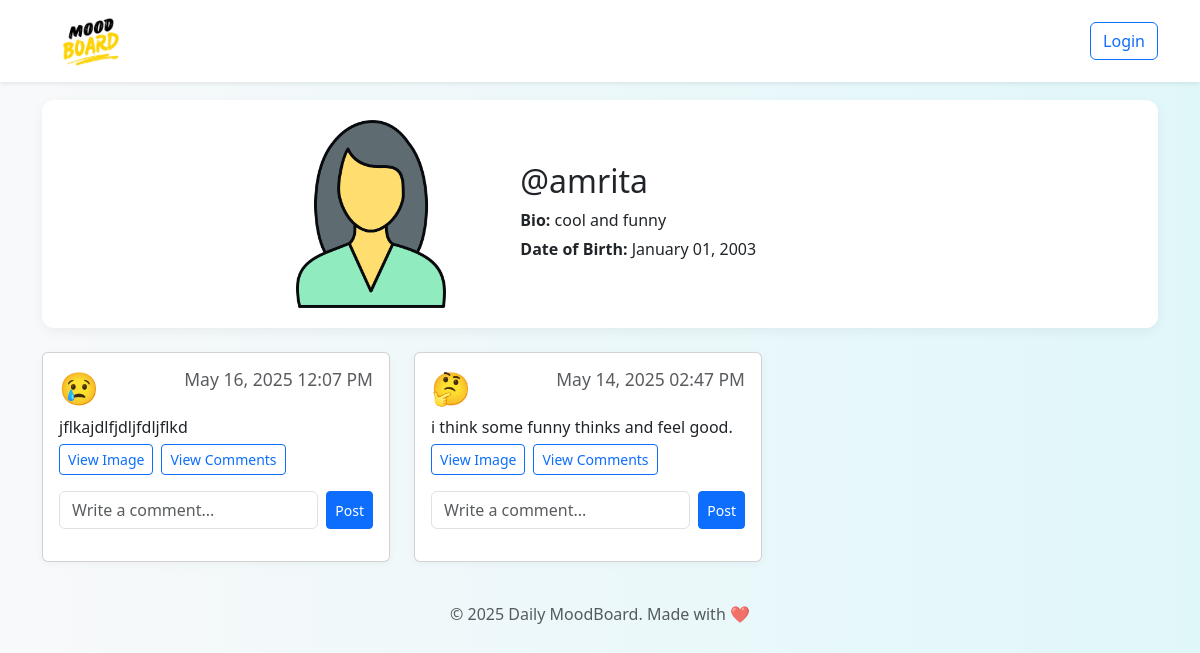
The app's page /profile.php?user_id=4 with its own data.
### tables this page shows
CREATE TABLE `users` (
  `id` int(11) NOT NULL,
  `name` varchar(100) DEFAULT NULL,
  `email` varchar(100) DEFAULT NULL,
  `password` varchar(255) DEFAULT NULL,
  `profile` varchar(255) DEFAULT NULL,
  `bio` text DEFAULT NULL,
  `dob` date DEFAULT NULL
);

CREATE TABLE `moods` (
  `id` int(11) NOT NULL,
  `user_id` int(11) DEFAULT NULL,
  `mood_emoji` varchar(10) DEFAULT NULL,
  `message` text DEFAULT NULL,
  `image` varchar(255) DEFAULT NULL,
  `created_at` datetime DEFAULT current_timestamp()
);

### profile.php (the view, shortened to what this page needs)
<?php
include 'includes/db.php';
$profile_user_id = (int) $_GET['user_id'];
$user_query = "SELECT * FROM users WHERE id = '$profile_user_id'";
$user_result = mysqli_query($conn, $user_query);
$profile_user = mysqli_fetch_assoc($user_result);
$profile_image = !empty($profile_user['profile']) ? 'uploads/' . $profile_user['profile'] : 'assets/images/default_profile.png';
$bio = !empty($profile_user['bio']) ? $profile_user['bio'] : "This user hasn't added a bio yet.";
$dob = !empty($profile_user['dob']) ? date("F d, Y", strtotime($profile_user['dob'])) : "Not provided";
$moods_query = "SELECT moods.*,
                (SELECT COUNT(*) FROM moods_likes WHERE mood_id = moods.id) AS likes_count,
                (SELECT COUNT(*) FROM moods_likes WHERE mood_id = moods.id AND user_id = '{$_SESSION['user_id']}') AS user_liked
                FROM moods
                WHERE user_id = '$profile_user_id'
                ORDER BY created_at DESC";
$moods_result = mysqli_query($conn, $moods_query);
?>
<!DOCTYPE html>
<html lang="en">
<head>
    <link href="https://cdn.jsdelivr.net/npm/bootstrap@5.3.3/dist/css/bootstrap.min.css" rel="stylesheet">
    <link rel="stylesheet" href="https://cdnjs.cloudflare.com/ajax/libs/font-awesome/6.7.2/css/all.min.css">
</head>
<body>
    <?php include 'includes/header.php'; ?>
    <div class="container">
        <div class="row">
            <div class="col-md-12">
                <div class="profile-header text-center mb-4">
                    <div class="row align-items-center">
                        <div class="col-md-3">
                            <img src="<?php echo $profile_image; ?>" alt="Profile Picture" class="profile-pic">
                        </div>
                        <div class="col-md-5 text-md-start">
                            <h2>@<?php echo htmlspecialchars($profile_user['name']); ?></h2>
                            <p><strong>Bio:</strong> <?php echo nl2br(htmlspecialchars($bio)); ?></p>
                            <p><strong>Date of Birth:</strong> <?php echo $dob; ?></p>
                        </div>
                    </div>
                </div>
            </div>
            <?php if (mysqli_num_rows($moods_result) > 0): ?>
                <div class="row">
                    <?php while ($row = mysqli_fetch_assoc($moods_result)): ?>
                        <div class="col-md-4 mb-4">
                            <div class="card h-100">
                                <div class="card-body d-flex flex-column">
                                    <h5 class="card-title">
                                        <div class="card-title_emoji"><?php echo $row['mood_emoji']; ?></div>
                                        <small class="text-muted float-end">
                                            <?php echo date("M d, Y h:i A", strtotime($row['created_at'])); ?>
                                        </small>
                                    </h5>
                                    <p class="card-text"><?php echo nl2br(htmlspecialchars($row['message'])); ?></p>
                                    <div class="d-flex gap-2 mb-3">
                                        <?php if (!empty($row['image'])): ?>
                                            <button type="button" class="btn btn-outline-primary btn-sm btn-view-image"
                                                data-bs-toggle="modal" data-bs-target="#imageModal"
                                                data-image-src="uploads/<?php echo $row['image']; ?>">
                                                View Image
                                            </button>
                                        <?php endif; ?>
                                        <button type="button" class="btn btn-outline-primary btn-sm btn-toggle-comments">
                                            View Comments
                                        </button>
                                    </div>
                                    <form action="comment.php" method="POST" class="d-flex comment-form mb-3">
                                        <input type="text" name="comment" class="form-control me-2"
                                            placeholder="Write a comment..." required>
                                        <button type="submit" class="btn btn-primary btn-sm">Post</button>
                                    </form>
                                </div>
                            </div>
                        </div>
                    <?php endwhile; ?>
                </div>
            <?php else: ?>
                <p class="text-center text-muted">This user hasn't shared any moods yet.</p>
            <?php endif; ?>
        </div>
    </div>
    <?php include 'includes/footer.php'; ?>
</body>
</html>

### profile.php (style rules this page uses)
body { background: linear-gradient(to right, #f8f9fa, #e0f7fa); font-family: 'Segoe UI', Tahoma, Geneva, Verdana, sans-serif; }
h2 { font-weight: 600; }
p { margin-bottom: 5px !important; }
.profile-header { background: #ffffff; padding: 20px; border-radius: 12px; box-shadow: 0 4px 12px rgba(0, 0, 0, 0.05); }
.profile-pic { width: 150px; object-fit: contain; }
.card { border-radius: 12px; box-shadow: 0 2px 8px rgba(0, 0, 0, 0.04); }
.card-title_emoji { font-size: 2rem; margin-right: 10px; display: inline-block; }
.btn-outline-primary { transition: all 0.3s ease-in-out; }

### includes/header.php (style rules this page uses)
body { padding-top: 100px; }

### records on screen
users: profile (picture), name "amrita", bio "cool and funny", dob "January 01, 2003"
moods: mood_emoji "😢", created_at "May 16, 2025 12:07 PM", message "jflkajdlfjdljfdljflkd"
moods: mood_emoji "🤔", created_at "May 14, 2025 02:47 PM", message "i think some funny thinks and feel good."
